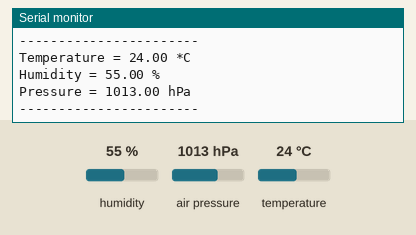
A program run on a simulated ESP32. Shown: the last lines printed to the serial monitor. The test bench sets the inputs (shaded band); at power-on: humidity 55 %, air pressure 1013 hPa, temperature 24 °C.

Above: at 2.8 s.
2.9 s: humidity set to 22 %
At 5.2 s:
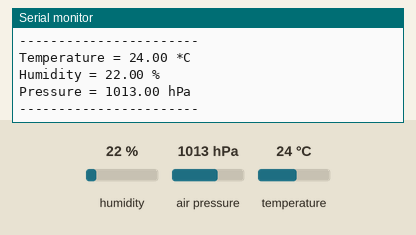
5.6 s: air pressure set to 952 hPa
At 7.0 s:
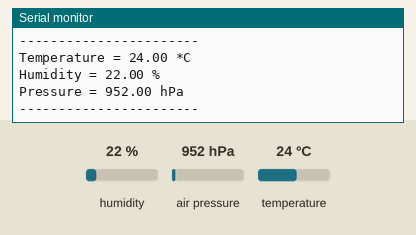

Measured:
- after the input at 2.9 s, the serial monitor: prints a new line after 1.1 s (image 1)
- after the input at 5.6 s, the serial monitor: prints a new line after 0.42 s (image 2)

The program:

main.cpp
```cpp
#include <Arduino.h>
#include <Wire.h>
#include <Adafruit_Sensor.h>
#include <Adafruit_BME280.h>

// Create the sensor object
Adafruit_BME280 bme;

void setup() {
  Serial.begin(115200);
  while(!Serial); // Wait for Serial Monitor to open

  Serial.println(F("BME280 Test"));

  // Start I2C on pins 21 (SDA) and 22 (SCL)
  Wire.begin(21, 22);

  // Initialize the sensor. The default I2C address for BME280 is 0x76, but it can also be 0x77 depending on the wiring.
  unsigned status = bme.begin(0x76, &Wire);

  if (!status) {
    Serial.println("Could not find a valid BME280 sensor, check wiring!");
    while (1) delay(10);
  }

  Serial.println("-- Sensor Found & Initialized --");
}

void loop() {
  // Read and print Temperature
  Serial.print("Temperature = ");
  Serial.print(bme.readTemperature());
  Serial.println(" *C");

  // Read and print Humidity
  Serial.print("Humidity = ");
  Serial.print(bme.readHumidity());
  Serial.println(" %");

  // Read and print Pressure
  Serial.print("Pressure = ");
  Serial.print(bme.readPressure() / 100.0F); // Convert Pa to hPa
  Serial.println(" hPa");

  Serial.println("-----------------------");
  delay(2000); // Wait 2 seconds between readings
}
```
